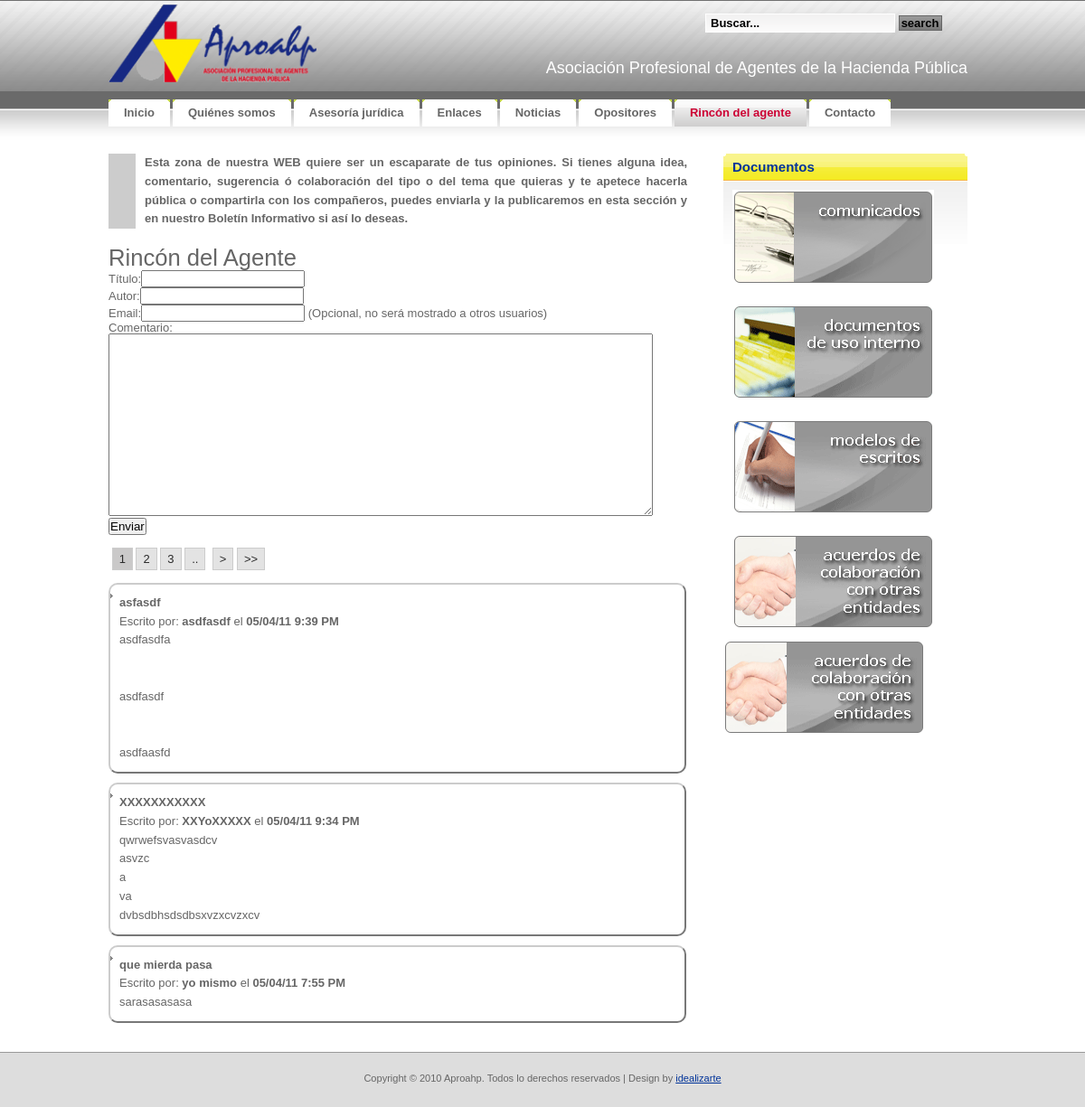
Before: /rinconagente/rinconagente.php with the older database file.
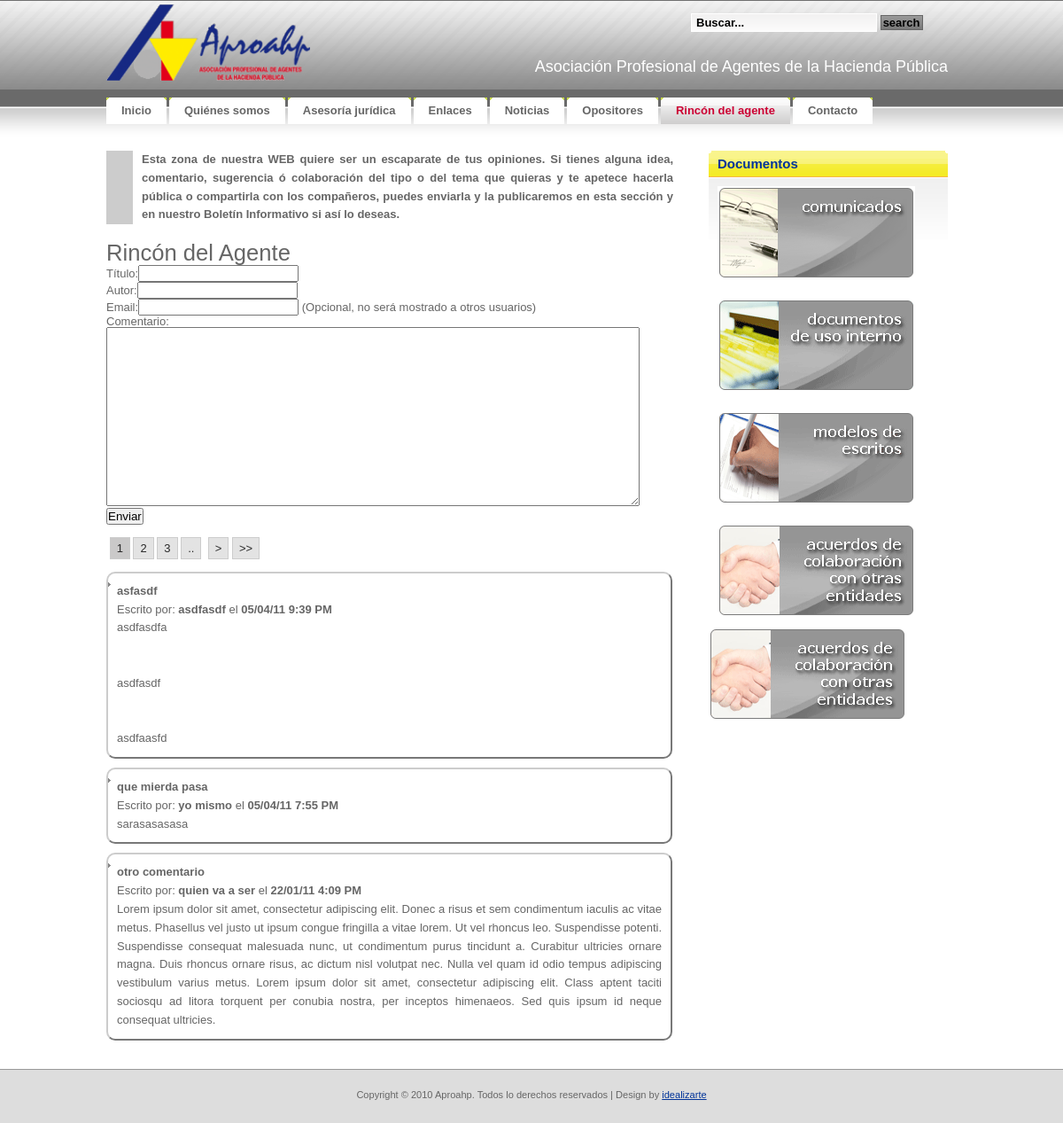
After: the same page with the newer database file.
### tables this page shows
CREATE TABLE IF NOT EXISTS `tbl_blog` (
  `BLG_ID` bigint(20) NOT NULL AUTO_INCREMENT,
  `BLG_Activa` tinyint(1) NOT NULL,
  `BLG_Fecha` timestamp NOT NULL DEFAULT CURRENT_TIMESTAMP,
  `BLG_Titulo` varchar(50) NOT NULL,
  `BLG_Autor` varchar(50) NOT NULL,
  `BLG_Email` varchar(50) NOT NULL,
  `BLG_Comentario` varchar(5000) NOT NULL,
  PRIMARY KEY (`BLG_ID`)
);

### rinconagente/rinconagente.php (the view, shortened to what the changed rows need)
<!DOCTYPE html PUBLIC "-//W3C//DTD XHTML 1.0 Strict//EN"
  "http://www.w3.org/TR/xhtml1/DTD/xhtml1-strict.dtd">
<html xmlns="http://www.w3.org/1999/xhtml" xml:lang="en" lang="en">
<head>
 <link rel="stylesheet" href="../css/reset.css" type="text/css" media="screen" title="no title" charset="utf-8">
<link rel="stylesheet" href="../css/aproahp.css" type="text/css" media="screen" title="no title" charset="utf-8">
</head>
<body onload="MM_preloadImages('images/rinconagente_over_03.gif','images/rinconagente_over_06.gif','images/rinconagente_over_08.gif','images/rinconagente_over_10.gif')">
<div id="container">
<?php require("../header.php");?>
	<div id="izda-a">
		<?php
	require("../lib/siteconfig.php");
		echo "<div id='blog'>";
		echo "<h1>Rincón del Agente</h1>";
		?>
		<?php
		if(!isset($_GET['pagenum'])){
			$pagenum = 1;
		}else{
			$pagenum = $_GET['pagenum'];
		}
		$blg_result = mysql_query("SELECT * FROM tbl_blog ORDER BY blg_fecha DESC") or die(mysql_error());
		$rows = mysql_num_rows($blg_result);
		$page_rows = 3;
		$pdata=pagination($rows,$pagenum,$page_rows);
		echo ($pdata['links']);
		echo "<ul>";
		$blg_result=mysql_query("SELECT * FROM tbl_blog ORDER BY blg_fecha DESC ".$pdata['limites'].";") or die(mysql_error());;
		for ($x = 0, $numrows = mysql_num_rows($blg_result); $x < $numrows; $x++) {
			$row = mysql_fetch_assoc($blg_result);
			$datetime = date("d/m/y g:i A", strtotime($row["BLG_Fecha"]));
			echo "<li class= post><span class=highlight>".$row["BLG_Titulo"]."</span><br>Escrito por: <span class=highlight>".$row["BLG_Autor"]."</span> el <span class=highlight>".$datetime."</span><br>".nl2br($row["BLG_Comentario"])."</li>";
	    }
		echo "</ul>";
		echo "</div>";
	?>
	</div>
	<div id="dcha-a">
		<div class="box-yellow">
			<h2 class="section"><b>Documentos</b></h2>
        </div>
	</div>
</div>
</body>
</html>

### header.php (shortened to what the changed rows need)
<?php
$parts = Explode('/', $_SERVER["PHP_SELF"]);
$paginaactual= $parts[count($parts) - 1];
if(strcmp($paginaactual, "index.php")==0)
	$folder ="";
else
	$folder ="../";
$menu = array (array ( "Name" => "Inicio","Link" => "index.php","Subfolder" => ""),
			   array ( "Name" => "Quiénes somos","Link" => "kienes.php","Subfolder" => "kienes/"),
			   array ( "Name" => "Asesoría jurídica","Link" => "asesoria.php","Subfolder" => "asesoria/"),
			   array ( "Name" => "Enlaces","Link" => "enlaces.php","Subfolder" => "enlaces/"),
			   array ( "Name" => "Noticias","Link" => "noticias.php","Subfolder" => "noticias/"),
			   array ( "Name" => "Opositores","Link" => "opositores.php","Subfolder" => "opositores/"),
			   array ( "Name" => "Rincón del agente","Link" => "rinconagente.php","Subfolder" => "rinconagente/"),
			   array ( "Name" => "Contacto","Link" => "contacto.php","Subfolder" => "contacto/")
              );
?>
<div id="header">
	<?php echo('<div id="letras"><h2>'."Asociación Profesional de Agentes de la Hacienda Pública".'</h2>');?>
		</div>
</div>
<div id="menu">
	<ul>
<?php
foreach($menu as $item){
		if(strcmp($paginaactual, $item['Link'])==0)
			echo('<li class="active">');
		else
			echo('<li>');
		echo('<a href="'.$folder.$item['Subfolder'].$item['Link'].'"><b>'.$item['Name'].'</b></a></li>');
}?>
	</ul>
</div>

### lib/siteconfig.php (shortened to what the changed rows need)
<?php
	function pagination($rows,$pagenum,$page_rows){
		$last = ceil($rows/$page_rows);
		$linkbase = $_SERVER['PHP_SELF'];
		$_pagi_query_string = "?";
		$plinks='';
		$limites='';
		if($rows > $page_rows){
			$_pagi_propagar = array_keys($_GET);
			$linkbase .= $_pagi_query_string;
			if($last > 1){
				$plinks.="<div id=pagination>";
				$showpages=2;
				$pagemin=(($pagenum - $showpages)<1)?1:($pagenum - $showpages);
				$pagemax=(($pagenum + $showpages)>$last)?$last:($pagenum + $showpages);
				for($x=$pagemin;$x<=$pagemax;$x++){
					if($x==$pagenum){
						$plinks.="&nbsp;<strong>$x</strong>";
					}else{
						$plinks.="&nbsp;<a href='".$linkbase."pagenum=$x'>$x</a>";
					}
				}
				if($pagemax<$last){$plinks.="&nbsp;<a href='".$linkbase."pagenum=".($pagemax + 1)."'>..</a>";}
				$plinks.="&nbsp;";
				if ($pagenum == $last) {}
				else
				{
					$next = $pagenum+1;
					$plinks.=" <a href='".$linkbase."pagenum=$next'> ></a> ";
					$plinks.=" ";
					$plinks.=" <a href='".$linkbase."pagenum=$last'> >></a> ";
				}
				$plinks.="</div>";
			}
			$limites = 'limit ' .($pagenum - 1) * $page_rows .',' .$page_rows;
		}
		return(array ( "links" => $plinks,"limites" => "$limites"));
	}
?>

Changed rows visible on the page:
removed tbl_blog: BLG_Titulo "XXXXXXXXXXX", BLG_Autor "XXYoXXXXX", BLG_Fecha "05/04/11 9:34 PM", BLG_Comentario "qwrwefsvasvasdcv asvzc a va dvbsdbhsdsdbsxvzxcvzxcv"
now on this page (row unchanged): tbl_blog: BLG_Titulo "otro comentario", BLG_Autor "quien va a ser", BLG_Fecha "22/01/11 4:09 PM", BLG_Comentario "Lorem ipsum dolor sit amet, consectetur adipiscing elit. Donec a risus et sem condimentum iaculis ac vitae metus. Phasellus vel justo ut ipsum congue fringilla a vitae lorem. Ut vel rhoncus leo. Suspendisse potenti. Suspendisse consequat malesuada nunc, ut condimentum purus tincidunt a. Curabitur ultricies ornare magna. Duis rhoncus ornare risus, ac dictum nisl volutpat nec. Nulla vel quam id odio tempus adipiscing vestibulum varius metus. Lorem ipsum dolor sit amet, consectetur adipiscing elit. Class aptent taciti sociosqu ad litora torquent per conubia nostra, per inceptos himenaeos. Sed quis ipsum id neque consequat ultricies."
